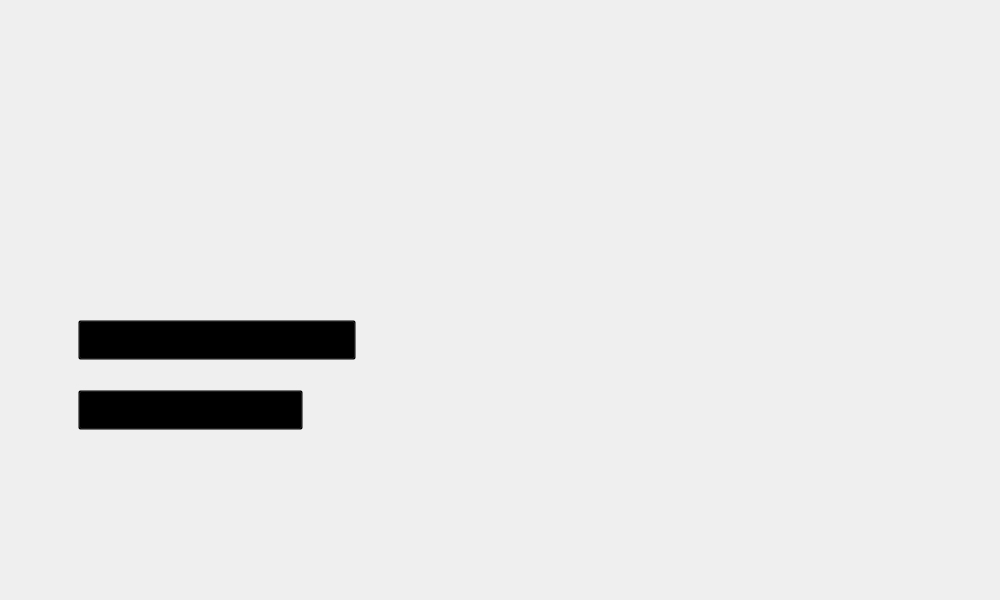
<?xml version="1.0" encoding="UTF-8"?>
<ui version="4.0">
 <class>Perdeu</class>
 <widget class="QMainWindow" name="Perdeu">
  <property name="geometry">
   <rect>
    <x>0</x>
    <y>0</y>
    <width>1000</width>
    <height>600</height>
   </rect>
  </property>
  <property name="minimumSize">
   <size>
    <width>1000</width>
    <height>600</height>
   </size>
  </property>
  <property name="maximumSize">
   <size>
    <width>1000</width>
    <height>600</height>
   </size>
  </property>
  <property name="windowTitle">
   <string>Você Perdeu</string>
  </property>
  <property name="windowIcon">
   <iconset>
    <normaloff>../image/toy_freddy.png</normaloff>../image/toy_freddy.png</iconset>
  </property>
  <widget class="QWidget" name="centralwidget">
   <widget class="QLabel" name="lb_background">
    <property name="geometry">
     <rect>
      <x>0</x>
      <y>0</y>
      <width>1000</width>
      <height>600</height>
     </rect>
    </property>
    <property name="text">
     <string/>
    </property>
    <property name="pixmap">
     <pixmap>../screen/perdeu.png</pixmap>
    </property>
    <property name="scaledContents">
     <bool>true</bool>
    </property>
   </widget>
   <widget class="QPushButton" name="btn_perdeuNovamente">
    <property name="geometry">
     <rect>
      <x>78</x>
      <y>320</y>
      <width>278</width>
      <height>40</height>
     </rect>
    </property>
    <property name="cursor">
     <cursorShape>PointingHandCursor</cursorShape>
    </property>
    <property name="styleSheet">
     <string notr="true">background: transparent;</string>
    </property>
    <property name="text">
     <string/>
    </property>
   </widget>
   <widget class="QPushButton" name="btn_perdeuMenu">
    <property name="geometry">
     <rect>
      <x>78</x>
      <y>390</y>
      <width>225</width>
      <height>40</height>
     </rect>
    </property>
    <property name="cursor">
     <cursorShape>PointingHandCursor</cursorShape>
    </property>
    <property name="styleSheet">
     <string notr="true">background: transparent;</string>
    </property>
    <property name="text">
     <string/>
    </property>
   </widget>
  </widget>
 </widget>
 <resources/>
 <connections/>
</ui>
